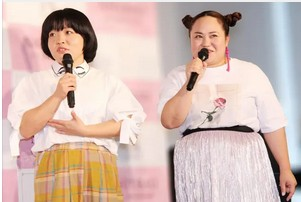
#> input picture lesson_total/sample/fg.jpg, 301 x 202 px, found by its file name
$ python AI.py
#> lines starting #> are read from the running program, lines starting #| are printed output that depends on the picture; after the words box and inside, x2 and y2 are one past the last pixel; in counts of white or black regions, pixels touching at a corner belong together
import cv2

cascade = cv2.CascadeClassifier(r"C:\Users\PC\Desktop\python lesson\sample\haarcascade_frontalface_default.xml")
img = cv2.imread(r"C:\Users\PC\Desktop\python lesson\sample\fg.jpg")
#> img is the input picture: shape (202, 301, 3); mean B, G, R 179, 188.1, 211.8
gray = cv2.cvtColor(img, cv2.COLOR_BGR2GRAY)
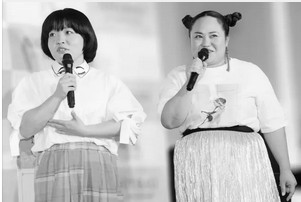
#> gray: shape (202, 301); min 2, max 255, mean 194.1
faces = cascade.detectMultiScale(gray, scaleFactor=1.01)
#> faces = [[185, 19, 44, 44], [41, 18, 43, 43]]


for (x,y,w,h) in faces:
    cv2.rectangle(img, (x,y),(x + w, y + h),(0,0,255))
#> this loop made 2 passes
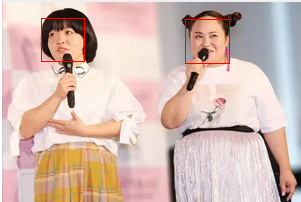
#> img: shape (202, 301, 3); 0.57% of pixels changed, all inside (x1, y1, x2, y2) = (41, 18, 230, 64)

cv2.imwrite(r"C:\Users\PC\Desktop\python lesson\sample\fg1.jpg",img)
